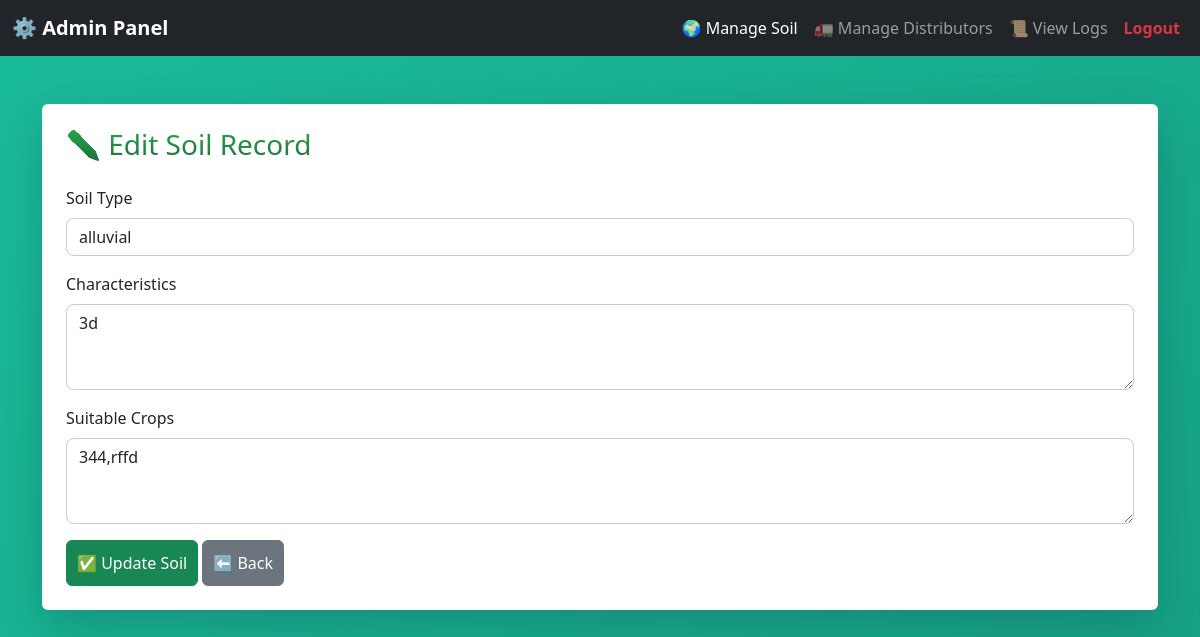
Page /edit_soil.php?id=2 (signed in) on the committed database.
### tables this page shows
CREATE TABLE `soil` (
  `id` int(11) NOT NULL,
  `soil_type` varchar(100) NOT NULL,
  `characteristics` text NOT NULL,
  `suitable_crops` text NOT NULL,
  `created_at` timestamp NOT NULL DEFAULT current_timestamp()
);

### edit_soil.php (the view, shortened to what this page needs)
<?php
include("../config/logger.php");
if (isset($_GET['id'])) {
    $id = $_GET['id'];
    $sql = "SELECT * FROM soil WHERE id=?";
    $stmt = $conn->prepare($sql);
    $stmt->bind_param("i", $id);
    $stmt->execute();
    $result = $stmt->get_result();
    $soil = $result->fetch_assoc();
}
?>
<!DOCTYPE html>
<html lang="en">
<head>
    <link href="https://cdn.jsdelivr.net/npm/bootstrap@5.3.3/dist/css/bootstrap.min.css" rel="stylesheet">
    <link rel="stylesheet" href="../ss1.css">
</head>
<body class="dashboard-body">
    <nav class="navbar navbar-expand-lg navbar-dark bg-dark">
        <div class="container-fluid">
            <a class="navbar-brand fw-bold" href="admin.php">⚙️ Admin Panel</a>
            <div class="collapse navbar-collapse">
                <ul class="navbar-nav ms-auto">
                    <li class="nav-item"><a class="nav-link active" href="soil.php">🌍 Manage Soil</a></li>
                    <li class="nav-item"><a class="nav-link" href="distributor.php">🚛 Manage Distributors</a></li>
                    <li class="nav-item"><a class="nav-link" href="logs.php">📜 View Logs</a></li>
                    <li class="nav-item"><a class="nav-link text-danger fw-bold" href="../auth/logout.php">Logout</a></li>
                </ul>
            </div>
        </div>
    </nav>
    <div class="container mt-5">
        <div class="card shadow-lg p-4">
            <h2 class="text-success mb-4">✏️ Edit Soil Record</h2>
            <form method="POST">
                <div class="mb-3">
                    <label class="form-label">Soil Type</label>
                    <input type="text" name="soil_type" value="<?= $soil['soil_type'] ?>" class="form-control" required>
                </div>
                <div class="mb-3">
                    <label class="form-label">Characteristics</label>
                    <textarea name="characteristics" class="form-control" rows="3" required><?= $soil['characteristics'] ?></textarea>
                </div>
                <div class="mb-3">
                    <label class="form-label">Suitable Crops</label>
                    <textarea name="suitable_crops" class="form-control" rows="3" required><?= $soil['suitable_crops'] ?></textarea>
                </div>
                <button type="submit" name="update_soil" class="btn btn-success">✅ Update Soil</button>
                <a href="soil.php" class="btn btn-secondary">⬅️ Back</a>
            </form>
        </div>
    </div>
</body>
</html>

### ss1.css (style rules this page uses)
body { background: linear-gradient(135deg, #95e7e3, #f2b0c5); font-family: 'Segoe UI', Tahoma, Geneva, Verdana, sans-serif; }
.card { background: #fff; border: none; }
.btn { font-size: 1rem; padding: 10px; }
a { text-decoration: none; }
.dashboard-body { background: linear-gradient(135deg, #e3f9e5, #fdfdfd); min-height: 100vh; font-family: 'Segoe UI', Tahoma, Geneva, Verdana, sans-serif; }
h2 { font-size: 28px; background: -webkit-linear-gradient(#28a745, #1d6f42); -webkit-background-clip: text; -webkit-text-fill-color: transparent; }
.dashboard-body { background: linear-gradient(135deg, #1abc9c, #16a085); min-height: 100vh; font-family: 'Segoe UI', Tahoma, Geneva, Verdana, sans-serif; }
form input, form textarea { border-radius: 8px !important; border: 1px solid #ccc !important; }

### rows in the picture
soil: soil_type "alluvial", characteristics "3d", suitable_crops "344,rffd"
